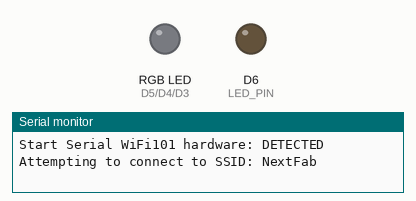
Bench run of a sketch on a simulated Arduino MKR. Shown: an RGB LED mixed from three pins (HIGH = lit), output pins drawn as LEDs (lit = HIGH), the last lines printed to the serial monitor. Dim RGB values are drawn brighter than linear; WiFi joins after 1.5 s; servers stay silent unless stated; uploads are accepted with an empty reply.

Above: at 0.1 s.
At 11.2 s:
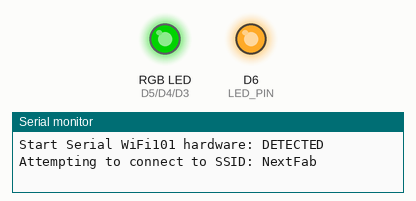
At 12.7 s:
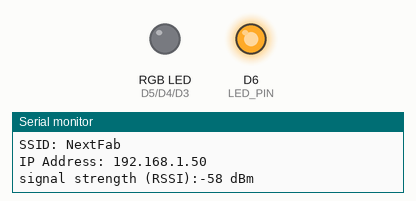
At 20.38 s:
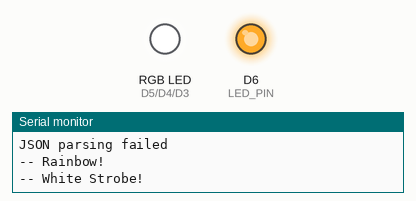
At 22.3 s:
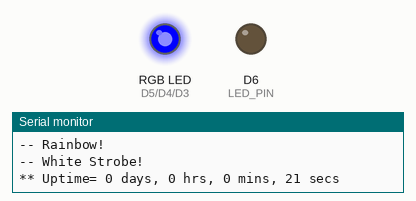
At 35.7 s:
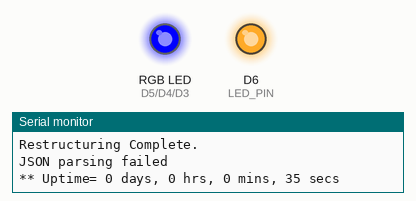
Timing chart, 0 to 40.0 s (numbered marks = the images above):
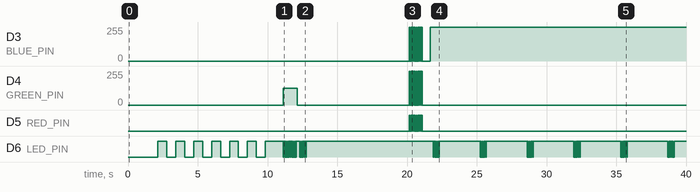

The sketch:

MKR1000_NYCDA-API-datas_v1-5_MG-2.ino
```cpp
/*NYCDA & NextFab IoT Workshop
 * Web Connected Smart Light
 * by Matt Garfield
 *
 * Description:
 * Pull JSON Array of 10 JSON Objects containing "id" and "state" values from http://nycda-nextfab.herokuapp.com/datas
 *    - Change color of LEDs based on latest value of "state"
 *    - Display rainbow if last 5 states match
 *    - Display white strobe if state = 0 ten times in a row
*/

/* User Settings
*********************/
const char* ssid = "NextFab";      //  your network SSID (case sensitive)
const char* pass = "makeithere";   // your network password (case sensitive)

const char* APIserver = "nycda-nextfab.herokuapp.com";  // server's address
const char* APIresource = "/datas";

unsigned long APIcallWaitTime = 2000; // in ms; time to wait before next API call

/* Libraries
********************/
#include <ArduinoJson.h>    //https://github.com/bblanchon/ArduinoJson/wiki
#include <WiFi101.h>        //https://www.arduino.cc/en/Reference/WiFi101

/* Arduino Output Pins
********************/
#define LED_PIN     6
#define RED_PIN     5
#define GREEN_PIN   4
#define BLUE_PIN    3

//Use color names as index values for color[]
#define RED     1
#define GREEN   2
#define BLUE    3

//Hue Value Color Map from Adafruit
//https://blog.adafruit.com/2012/03/14/constant-brightness-hsb-to-rgb-algorithm/
#define RED_VAL   0
#define BLUE_VAL  512

#define API_RESPONSE_ARRAY_SIZE  400

/*WiFi Objects and Variables
********************/
int status = WL_IDLE_STATUS;
WiFiClient APIclient;
unsigned long APIcallTimer = 0;  //timer to pace API calls
char APIresponse[API_RESPONSE_ARRAY_SIZE]; //char (byte) array to hold API Response string
unsigned int parsedResponses = 0;

//Initialize Hue, Saturation, Brightness values
unsigned int hueVal;
byte satVal = 255;
byte briVal = 255;

//Initialize array to hold RED, GREEN, BLUE color values from hsb2rgb() routine
byte color[3];

int thisState;  //thisState == stateArray[9]
int lastState;  //lastState == stateArray[8]
int thisID;     //thisID == idArray[9]
int lastID;     //lastID == idArray[8]
int idArray[10];
int stateArray[10];

unsigned long ledPinTimer = 0;
unsigned long printTimer = 0;
bool firstRunFlag = true;


/* Setup Routine
********************/
void setup() {

      /* Initialize Pin Modes
      ********************/
          pinMode(LED_PIN, OUTPUT);
          pinMode(RED_PIN, OUTPUT);
          pinMode(BLUE_PIN, OUTPUT);
          pinMode(GREEN_PIN, OUTPUT);

      /* Initialize Serial communication
      ********************/
          Serial.begin(9600);
          Serial.print("Start Serial ");

      /* Check for the presence of Wifi Hardware
      ********************/
          Serial.print("WiFi101 hardware: ");

          if (WiFi.status() == WL_NO_SHIELD) {
            Serial.println("NOT DETECTED");
            return; // don't continue
          }

          Serial.println("DETECTED");

      /* Attempt to connect to Wifi network:
      ********************/
          while ( status != WL_CONNECTED) {

            Serial.print("Attempting to connect to SSID: ");
            Serial.println(ssid);   // print the network name (SSID)

            // Connect to WPA/WPA2 network. Change this line if using open or WEP network:
            status = WiFi.begin(ssid, pass);

            // Wait 8 seconds for connection attempt
            uint16_t wifiConnectTimer = millis();   //set timer

            while(millis() - wifiConnectTimer < 8000){

                //"Breathe" Red LEDs, Flash Onboard LED
                for(int i=0; i<128; i++){
                  analogWrite(RED_PIN, i);
                  digitalWrite(LED_PIN, LOW);
                  delay(5);
                }
                for(int i=128; i > 0; i--){
                  analogWrite(RED_PIN, i);
                  digitalWrite(LED_PIN, HIGH);
                  delay(5);
                }
            }

          // Exit when Wifi is connected
          }


      /* Successful Wifi Connection Indicator Light Sequence
      ********************/
          //turn off Red LEDs
          analogWrite(RED_PIN, 0);

          //Fade Up Green LEDs
          for(int i=0; i<128; i++){
                analogWrite(GREEN_PIN, i);
                delay(5);
          }

          //Flash Onboard LED
          ledPinTimer = millis();
          while(millis() - ledPinTimer < 1000){
            digitalWrite(LED_PIN, LOW);
            delay(50);
            digitalWrite(LED_PIN, HIGH);
            delay(50);
          }

          //turn off Green LEDs
          analogWrite(GREEN_PIN, 0);

      printWifiStatus();    // Print Wifi connection info to Serial Monitor


}
//End Setup

/* Loop
********************/
void loop() {

      /* Attempt to retrieve data from API Host Server
       *  MKR1000   = client
       *  API Host  = server
      ********************/
          //if client successfully connects to server AND more than APIcallWaitTime seconds have passed OR it's the first run
          if( APIclient.connect(APIserver, 80) && (( (millis() - APIcallTimer ) > APIcallWaitTime ) || firstRunFlag)){

            APIcallTimer = millis();  //reset APIcallTimer

            //Flash Onboard LED indicator
            ledPinTimer = millis();
            while(millis() - ledPinTimer < 500){
              digitalWrite(LED_PIN, LOW);
              delay(50);
              digitalWrite(LED_PIN, HIGH);
              delay(50);
            }

            delay(500);

            //Send request to resource
            APIclient.print("GET ");
            APIclient.print(APIresource);
            APIclient.println(" HTTP/1.1");
            APIclient.print("Host: ");
            APIclient.println(APIserver);
            APIclient.println("Connection: close");
            APIclient.println();

            delay(100);

            //API Data Sucessfully Recieved
            Serial.println("API Request Sent");

            //Set Time limit for API.client to wait for find() to be successful
            APIclient.setTimeout(APIcallWaitTime);

            //if find() is successful, return 'true'
            //if find() is unsuccessful within setTimeout() ms, return false
            bool validResponse = APIclient.find("\r\n\r\n");

            if(!validResponse){
              Serial.println("API Response Invalid or Timed Out");
            }

            //if APIclient got a valid response, continue with parsing response
            if(validResponse){

                  //API Data Sucessfully Recieved
                  Serial.println("Valid API Data Received");

                  /* Read received API Response data
                  ********************/
                      APIclient.readBytes(APIresponse, API_RESPONSE_ARRAY_SIZE);
                      Serial.print("APIresponse= ");
                      Serial.println(APIresponse);

                      // make sure the response stream header is valid
                      // Parsing fails if this data is not removed

                      if(int(APIresponse[0]) != 91){   //"91" is ASCII code for open bracket "["
                          Serial.println("Wrong start char detected");
                          int index = 0;
                          bool beginFound = false;
                          while(!beginFound){
                              if(int(APIresponse[index]) == 91){ // check for the "["
                              beginFound = true;
                              Serial.print("'[' found at ");
                              Serial.println(index);
                              }
                              index++;
                          }

                          int eol = sizeof(APIresponse);
                          Serial.print("Length = ");
                          Serial.println(eol);

                          //restructure by shifting the correct data
                          Serial.println("Restructure API Response...");
                          for(int c=0; c<(eol-index); c++){
                              APIresponse[c] = APIresponse[((c+index)-1)];
                              Serial.print(APIresponse[c]);
                          }

                          Serial.println("Restructuring Complete.");
                      }

                      //Dedicated function to handle JSON per best practices here:
                      //https://github.com/bblanchon/ArduinoJson/wiki/FAQ#i-found-a-memory-leak-in-the-library
                      bool jsonParsed = handleJsonArray(APIresponse);

                      if(jsonParsed){
                        thisState = stateArray[9];
                        thisID = idArray[9];
                      }

                      else{
                        thisState = -1;   //Trouble code
                        thisID = -1;      //Trouble code
                      }

                  /* Process id and state values from JSON array to choose LED reaction
                  ********************/
                      if (thisID != lastID || firstRunFlag){  //run if the id has updated or this is the first run

                          int lastHueVal = hueVal;  //save hue value from last run

                          /* Compare last 5 states, if they match display rainbow()
                          ********************/
                              boolean matchLast5 = true;
                              for(int i = 9; i > 5; i--){
                                int test1 = stateArray[i];
                                int test2 = stateArray[i-1];
                                if(test1 != test2){ matchLast5 = false; }
                              }

                              if(matchLast5 == true){ Serial.println("-- Rainbow!"); rainbow(); }

                          /* If all 10 states == 0, display whiteStrobe()
                          ********************/
                              boolean lastTen0 = true;
                              for(int i = 9; i > 0; i--){
                                int test1 = stateArray[i];
                                if(test1 != 0){ lastTen0 = false; }
                              }

                              if(lastTen0 == true){ Serial.println("-- White Strobe!"); whiteStrobe(); }

                          /* Update LED Colors based on latest state
                          ********************/
                          switch (thisState) {
                                case 0:
                                    hueVal = 256; //Green
                                  break;
                                case 1:
                                    hueVal = 100; //Yellow
                                  break;
                                case 2:
                                    hueVal = 0;   //Red
                                break;
                                default:  //if thisState does not match any case, indicate trouble display
                                    hueVal = 512;   //Blue - trouble code
                                break;
                              }

                          if(!firstRunFlag){    //skip fade out on first run

                              //Fade Out Old LED Color
                              for(int i = briVal; i > 0; i--){
                                  //Convert Hue value to RGB values
                                  //returns array color[RED, GREEN, BLUE]
                                  hsb2rgb(lastHueVal, satVal, i, color);

                                  //Display Color intensities on LEDs
                                  analogWrite(RED_PIN, color[RED]);
                                  analogWrite(GREEN_PIN, color[GREEN]);
                                  analogWrite(BLUE_PIN, color[BLUE]);
                                  delay(2);
                              }
                          }

                          //Fade In New LED Color
                          for(int i = 0; i < briVal; i++){
                              //Convert Hue value to RGB values
                              //returns array color[RED, GREEN, BLUE]
                              hsb2rgb(hueVal, satVal, i, color);

                              //Display Color intensities on LEDs
                              analogWrite(RED_PIN, color[RED]);
                              analogWrite(GREEN_PIN, color[GREEN]);
                              analogWrite(BLUE_PIN, color[BLUE]);
                              delay(2);
                          }

                          lastState = thisState;  //update lastState
                          lastID = thisID;        //update lastID
                      }

                      firstRunFlag = false;     //turn off first run flag

            }
            //End of API Response Processing

            APIclient.stop(); // disconnect from server
          }
          //End of API Host Server Connection

    Serial.print("** Uptime= ");
    Serial.print(millis()/(1000*60*60*12));
    Serial.print(" days, ");
    Serial.print((millis()/(1000*60*60))%24);
    Serial.print(" hrs, ");
    Serial.print((millis()/(1000*60))%60);
    Serial.print(" mins, ");
    Serial.print((millis()/(1000))%60);
    Serial.println(" secs");
    Serial.println("");       //print blank line to space Serial Monitor read out


}
//End of Loop

/* Subroutines
********************/

bool handleJsonArray(char charArray[]){

    bool jsonParseStatus;

    /* Parse API response into JSON Array
    ********************/
        DynamicJsonBuffer jsonBuffer;
        JsonArray& root = jsonBuffer.parseArray(APIresponse);

        if (!root.success()) {
            jsonParseStatus = false;
            Serial.println("JSON parsing failed");
            Serial.println("");
        }

        else {
            parsedResponses++;
            jsonParseStatus = true;
            Serial.println("JSON parsing successful");
            Serial.print(parsedResponses);
            Serial.println(" parsed API responses");

            /* Set JSON values to variables
            ********************/
              for(int i=0; i<10; i++){
                  idArray[i] = root[i]["id"];
                  stateArray[i] = root[i]["state"];
                  Serial.print("i= ");
                  Serial.print(i);
                  Serial.print(", id: ");
                  Serial.print(idArray[i]);
                  Serial.print(", state: ");
                  Serial.println(stateArray[i]);
              }
        }

        return jsonParseStatus;
}


/***************************************************************************
printWifiStatus()
  * Display WiFi connection information on Serial Monitor
*****************************************************************************/
void printWifiStatus() {
      // print the SSID of the network you're attached to:
      Serial.print("SSID: ");
      Serial.println(WiFi.SSID());

      // print your WiFi shield's IP address:
      IPAddress ip = WiFi.localIP();
      Serial.print("IP Address: ");
      Serial.println(ip);

      // print the received signal strength:
      long rssi = WiFi.RSSI();
      Serial.print("signal strength (RSSI):");
      Serial.print(rssi);
      Serial.println(" dBm");
      // print where to go in a browser:
      //Serial.print("To see this page in action, open a browser to http://");
      //Serial.println(ip);
}

/******************************************************************************
 hsb2rgb()
 Convert Hue, Saturation, Brightness to Red, Green, Blue values

 https://blog.adafruit.com/2012/03/14/constant-brightness-hsb-to-rgb-algorithm/

 * accepts hue, saturation and brightness values and outputs three 8-bit color
 * values in an array (color[])
 *
 * saturation (sat) and brightness (bright) are 8-bit values.
 *
 * hue (index) is a value between 0 and 767. hue values out of range are
 * rendered as 0.
 *
 *****************************************************************************/
void hsb2rgb(uint16_t index, uint8_t sat, uint8_t bright, uint8_t color[3]){

      uint16_t r_temp, g_temp, b_temp;
      uint8_t index_mod;
      uint8_t inverse_sat = (sat ^ 255);

      index = index % 768;
      index_mod = index % 256;

      if (index < 256)
      {
        r_temp = index_mod ^ 255;
        g_temp = index_mod;
        b_temp = 0;
      }

      else if (index < 512)
      {
        r_temp = 0;
        g_temp = index_mod ^ 255;
        b_temp = index_mod;
      }

      else if ( index < 768)
      {
        r_temp = index_mod;
        g_temp = 0;
        b_temp = index_mod ^ 255;
      }

      else
      {
        r_temp = 0;
        g_temp = 0;
        b_temp = 0;
      }

      r_temp = ((r_temp * sat) / 255) + inverse_sat;
      g_temp = ((g_temp * sat) / 255) + inverse_sat;
      b_temp = ((b_temp * sat) / 255) + inverse_sat;

      r_temp = (r_temp * bright) / 255;
      g_temp = (g_temp * bright) / 255;
      b_temp = (b_temp * bright) / 255;

      color[RED]  = (uint8_t)r_temp;
      color[GREEN]  = (uint8_t)g_temp;
      color[BLUE] = (uint8_t)b_temp;
}

/***************************************************************************
rainbow()
  * Display sequence of rainbow colors on LEDs
*****************************************************************************/
void rainbow(){

  for(int i = 0; i < 3; i++){
      for(int j = 0; j < 768; j++){
          hsb2rgb(j, 255, 255, color);

          //Set PWM values to Color Pins
          analogWrite(RED_PIN, color[RED]);
          analogWrite(GREEN_PIN, color[GREEN]);
          analogWrite(BLUE_PIN, color[BLUE]);

          delay(2);

      }
  }

  //turn LEDs Off
  analogWrite(RED_PIN, 0);
  analogWrite(GREEN_PIN, 0);
  analogWrite(BLUE_PIN, 0);

}

/***************************************************************************
whiteStrobe()
  * Display sequence of white light flashes on LEDs
*****************************************************************************/
void whiteStrobe(){

    for(int i=0; i<10; i++){

          //turn LEDs White
          analogWrite(RED_PIN, 255);
          analogWrite(GREEN_PIN, 255);
          analogWrite(BLUE_PIN, 255);

          delay(50);

          //turn LEDs Off
          analogWrite(RED_PIN, 0);
          analogWrite(GREEN_PIN, 0);
          analogWrite(BLUE_PIN, 0);

          delay(50);
    }
}
```

Measured:
- by itself, D4 (GREEN_PIN): repeats every 0.10 s: 255/255 0.05 s, 0/255 0.05 s, until it stays 0/255 from 21.1 s
- by itself, D6 (LED_PIN): HIGH → LOW at 2.8 s, → HIGH 0.64 s later, → LOW 0.64 s later, → HIGH 0.64 s later, … (102 changes in this stretch)
